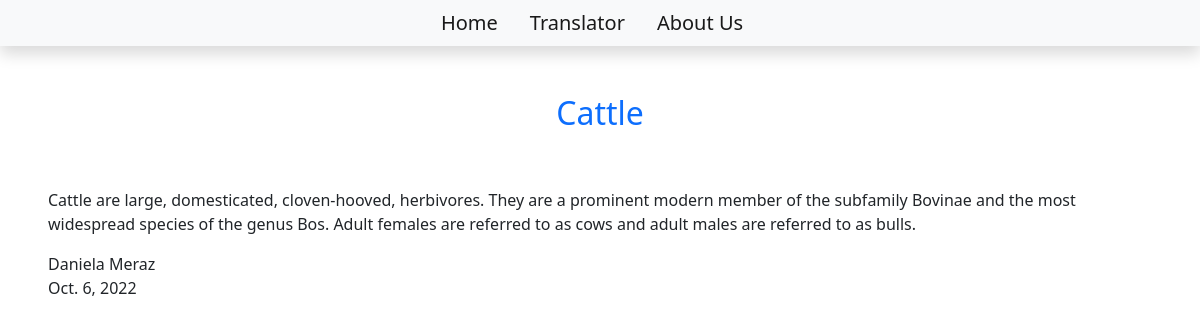
The page /cattle on the database its author committed.
### blog/models.py (models this page shows, shortened)
class Post(models.Model):
    title = models.CharField(max_length=255)
    content = models.TextField()
    author = models.ForeignKey(to=User, on_delete=models.CASCADE)
    date_created = models.DateField(auto_now_add=True)
    slug = models.SlugField(max_length=200, unique=True)
    status = models.IntegerField(choices=STATUS, default=0)

### blog/views.py (the view)
# urls.py: path('<slug:slug>', views.BlogView.as_view(), name='blog_view'),
class BlogView(generic.DetailView):
    model = Post
    template_name = 'blog.html'

### templates/blog.html (shortened to what this page needs)
{% extends 'base.html'%}
{% block content%}
        <div class="container text-center mt-5 text-primary">
                <h2>{{object.title}}</h2>
        </div>
        <div class="text-left p-5">
                <p>{{object.content}}</p>
                <p>{{object.author}}<br> {{object.date_created}}</p>
        </div>
{% endblock content%}

### rows shown on the page
Post: title "Cattle", content "Cattle are large, domesticated, cloven-hooved, herbivores. They are a prominent modern member of the subfamily Bovinae and the most widespread species of the genus Bos. Adult females are referred to as cows and adult males are referred to as bulls.", author "Daniela Meraz", date_created "Oct. 6, 2022"
